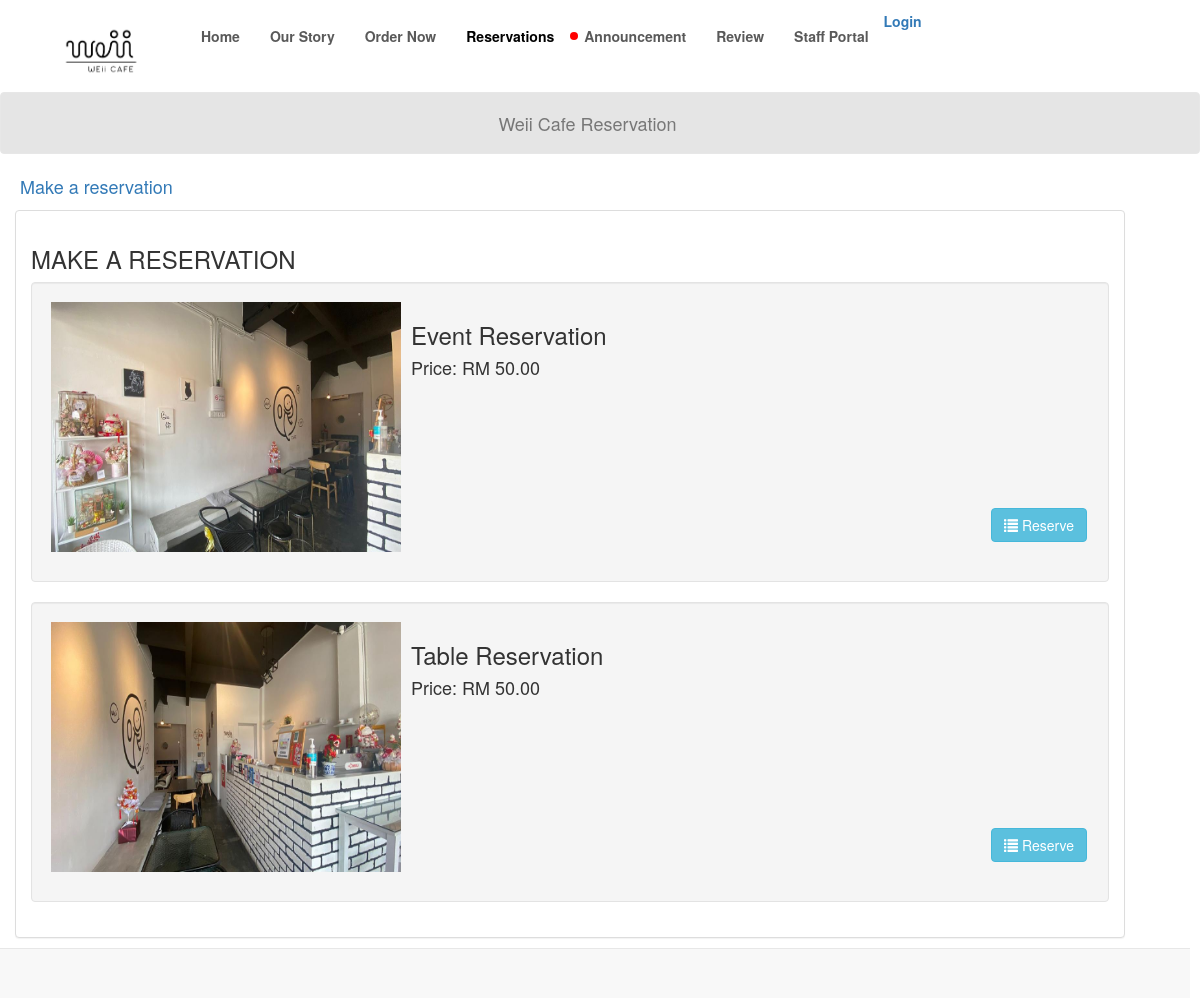
Page /index_reservation.php on the committed database.
### tables this page shows
CREATE TABLE `reservation` (
  `reservation_id` int(11) NOT NULL,
  `reservation_type` varchar(50) NOT NULL,
  `reservation_price` varchar(11) NOT NULL,
  `photo` varchar(100) DEFAULT NULL
);

### index_reservation.php (the view, shortened to what this page needs)
<?php include('partials/menu.php')?>
<!DOCTYPE html>
<html lang = "en">
	<head>
		<link rel = "stylesheet" type = "text/css" href = "css/bootstrap.css " />
		<link rel = "stylesheet" type = "text/css" href = "css/style.css" />
	</head>
<body>
	<nav style = "background-color:rgba(0, 0, 0, 0.1);" class = "navbar navbar-default">
		<div  class = "container-fluid">
			<div class = "navbar-header">
				<a class = "navbar-brand" >Weii Cafe Reservation</a>
			</div>
		</div>
	</nav>
	<ul id = "menu">
		<li><a href = "index_reservation.php">Make a reservation</a></li>
	</ul>
	<div style = "margin-left:0;" class = "container">
		<div class = "panel panel-default">
			<div class = "panel-body">
				<strong><h3>MAKE A RESERVATION</h3></strong>
				<?php
					require_once 'admin/connect.php';
					$query = $conn->query("SELECT * FROM `reservation` ORDER BY `reservation_price` ASC") or die(mysql_error());
					while($fetch = $query->fetch_array()){
				?>
					<div class = "well" style = "height:300px; width:100%;">
						<div style = "float:left;">
							<img src = "photo/<?php echo $fetch['photo']?>" height = "250" width = "350"/>
						</div>
						<div style = "float:left; margin-left:10px;">
							<h3><?php echo $fetch['reservation_type']?></h3>
							<h4><?php echo "Price: RM ".$fetch['reservation_price'].".00"?></h4>
							<br /><br /><br /><br /><br /><br />
							<a style = "margin-left:580px;" href = "add_reserve.php?reservation_id=<?php echo $fetch['reservation_id']?>" class = "btn btn-info"><i class = "glyphicon glyphicon-list"></i> Reserve</a>
						</div>
					</div>
				<?php
					}
				?>
			</div>
		</div>
	</div>
	<br />
	<br />
	<div style = "text-align:right; margin-right:10px;" class = "navbar navbar-default navbar-fixed-bottom">
	</div>
</body>
</html>

### css/client.css (style rules this page uses)
* { padding: 0; margin: 0; box-sizing: border-box; }
body { font-family:'Trebuchet MS', 'Lucida Sans Unicode', 'Lucida Grande', 'Lucida Sans', Arial, sans-serif; font-size: 18px; }

### css/style.css (style rules this page uses)
#menu { list-style-type:none; font-size:18px; }
#menu li { display:inline; }

### rows in the picture
reservation: photo (picture), reservation_type "Event Reservation", reservation_price "50"
reservation: photo (picture), reservation_type "Table Reservation", reservation_price "50"
